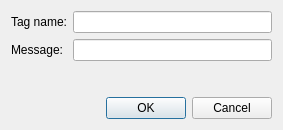
<?xml version="1.0" encoding="UTF-8"?>
<ui version="4.0">
 <class>TagInfoDialog</class>
 <widget class="QDialog" name="TagInfoDialog">
  <property name="geometry">
   <rect>
    <x>0</x>
    <y>0</y>
    <width>283</width>
    <height>130</height>
   </rect>
  </property>
  <property name="windowTitle">
   <string>Dialog</string>
  </property>
  <layout class="QVBoxLayout" name="verticalLayout">
   <item>
    <layout class="QFormLayout" name="formLayout">
     <item row="0" column="0">
      <widget class="QLabel" name="label">
       <property name="text">
        <string>Tag name:</string>
       </property>
      </widget>
     </item>
     <item row="0" column="1">
      <widget class="QLineEdit" name="lineEditTagName">
       <property name="clearButtonEnabled">
        <bool>true</bool>
       </property>
      </widget>
     </item>
     <item row="1" column="0">
      <widget class="QLabel" name="label_2">
       <property name="text">
        <string>Message:</string>
       </property>
      </widget>
     </item>
     <item row="1" column="1">
      <widget class="QLineEdit" name="lineEditMessage">
       <property name="clearButtonEnabled">
        <bool>true</bool>
       </property>
      </widget>
     </item>
    </layout>
   </item>
   <item>
    <spacer name="verticalSpacer">
     <property name="orientation">
      <enum>Qt::Orientation::Vertical</enum>
     </property>
     <property name="sizeHint" stdset="0">
      <size>
       <width>20</width>
       <height>5</height>
      </size>
     </property>
    </spacer>
   </item>
   <item>
    <widget class="QDialogButtonBox" name="buttonBox">
     <property name="orientation">
      <enum>Qt::Orientation::Horizontal</enum>
     </property>
     <property name="standardButtons">
      <set>QDialogButtonBox::StandardButton::Cancel|QDialogButtonBox::StandardButton::Ok</set>
     </property>
    </widget>
   </item>
  </layout>
 </widget>
 <resources/>
 <connections>
  <connection>
   <sender>buttonBox</sender>
   <signal>accepted()</signal>
   <receiver>TagInfoDialog</receiver>
   <slot>accept()</slot>
   <hints>
    <hint type="sourcelabel">
     <x>248</x>
     <y>254</y>
    </hint>
    <hint type="destinationlabel">
     <x>157</x>
     <y>274</y>
    </hint>
   </hints>
  </connection>
  <connection>
   <sender>buttonBox</sender>
   <signal>rejected()</signal>
   <receiver>TagInfoDialog</receiver>
   <slot>reject()</slot>
   <hints>
    <hint type="sourcelabel">
     <x>316</x>
     <y>260</y>
    </hint>
    <hint type="destinationlabel">
     <x>286</x>
     <y>274</y>
    </hint>
   </hints>
  </connection>
 </connections>
</ui>
